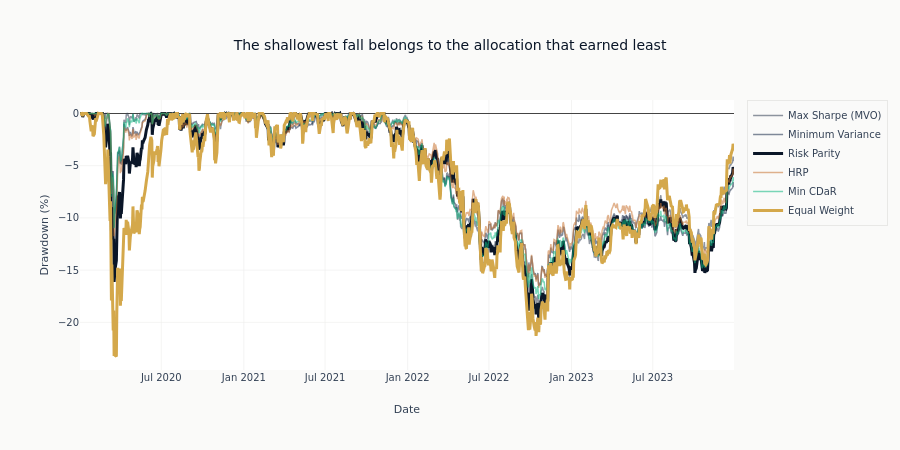

Write notebook code for a chart like this one.
### Markdown cell above
## 8. Drawdown Comparison

### Code cell
# Compute drawdowns
def compute_drawdown(returns: pd.Series) -> pd.Series:
    cumulative = (1 + returns).cumprod()
    running_max = cumulative.expanding().max()
    return (cumulative - running_max) / running_max


drawdowns = pd.DataFrame({name: compute_drawdown(ret) for name, ret in portfolio_returns.items()})

fig = go.Figure()

for col in drawdowns.columns:
    fig.add_trace(
        go.Scatter(
            x=drawdowns.index,
            y=drawdowns[col] * 100,
            name=col,
            opacity=1.0 if col in {"Risk Parity", "Equal Weight"} else 0.55,
            line=dict(
                color=method_colors[col],
                width=3 if col in {"Risk Parity", "Equal Weight"} else 1.5,
            ),
        )
    )

max_drawdowns = drawdowns.min()
shallowest_name = str(max_drawdowns.idxmax())
fig.update_layout(
    title="The shallowest fall belongs to the allocation that earned least",
    xaxis_title="Date",
    yaxis_title="Drawdown (%)",
    height=450,
    legend=dict(bgcolor=COLORS["bg_light"]),
)
fig.show()

### Figure 1 — Plotly figure (JSON) as saved in the notebook; plotly's stock layout.template omitted (floating-point values rounded to 4 significant figures; data arrays with more than 128 entries replaced by an {"elided": "..."} marker saying what was removed)
{"data": [{"line": {"color": "#334155", "width": 1.5}, "name": "Max Sharpe (MVO)", "opacity": 0.55, "type": "scatter", "x": {"elided": "1006 str values"}, "y": {"elided": "1006 float values"}}, {"line": {"color": "#1a2d4a", "width": 1.5}, "name": "Minimum Variance", "opacity": 0.55, "type": "scatter", "x": {"elided": "1006 str values"}, "y": {"elided": "1006 float values"}}, {"line": {"color": "#0a1628", "width": 3}, "name": "Risk Parity", "opacity": 1.0, "type": "scatter", "x": {"elided": "1006 str values"}, "y": {"elided": "1006 float values"}}, {"line": {"color": "#C87533", "width": 1.5}, "name": "HRP", "opacity": 0.55, "type": "scatter", "x": {"elided": "1006 str values"}, "y": {"elided": "1006 float values"}}, {"line": {"color": "#10b981", "width": 1.5}, "name": "Min CDaR", "opacity": 0.55, "type": "scatter", "x": {"elided": "1006 str values"}, "y": {"elided": "1006 float values"}}, {"line": {"color": "#D4A84B", "width": 3}, "name": "Equal Weight", "opacity": 1.0, "type": "scatter", "x": {"elided": "1006 str values"}, "y": {"elided": "1006 float values"}}], "layout": {"height": 450, "legend": {"bgcolor": "#FAFAF9"}, "title": {"text": "The shallowest fall belongs to the allocation that earned least"}, "xaxis": {"title": {"text": "Date"}}, "yaxis": {"title": {"text": "Drawdown (%)"}}}}
